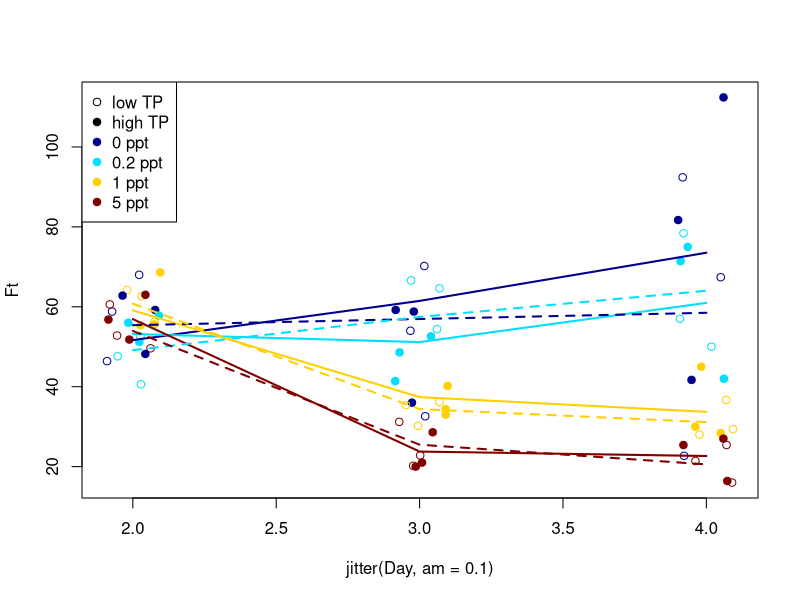

Source code (R):
require(mgcv)
#GAM function
#takes (x, y, color, linetype)
fgam<-function(x, y, Col, Lty){
  #Generalized Additive Model
  mod<-gam(y~s(x, k=2)) #s() defines smooths in GAM
  ndat<-data.frame(x=unique(x))
  pred<-predict(mod, se.fit=T, newdata=ndat)
  ndat$fit<-pred$fit
  dat$lo<-pred$fit-pred$se.fit
  dat$hi<-pred$fit+pred$se.fit
  lines(fit~x, data=ndat, col=Col, lty=Lty, lwd=2)
}

dat<-read.delim2(file="salinvade.txt")

dat$TP<-factor(dat$TP)
head(dat)

#Creating base jitter plot
rb<-fields::tim.colors(4) #color table
plot(Ft~jitter(Day, am=0.1), data=dat, pch=c(19, 1)[dat$TP], col=rb[factor(dat$Salinity)])

legend("topleft", leg=c(c("low TP", "high TP"), paste(levels(factor(dat$Salinity)), "ppt")), pch=c(1, rep(19, 5)), col=c(1, 1, rb))


#Creation evolution curve 
for(j in 1:2){
  if(j==1) dat1<-dat[dat$TP=="high", ] else dat1<-dat[dat$TP=="low",]
ix<-split(1:nrow(dat1), dat1$Salinity) #divide df according to salinity
for(i in 1:4) fgam(dat1$Day[ix[[i]]], dat1$Ft[ix[[i]]], rb[i], j)
}

# Test test. This is a test
